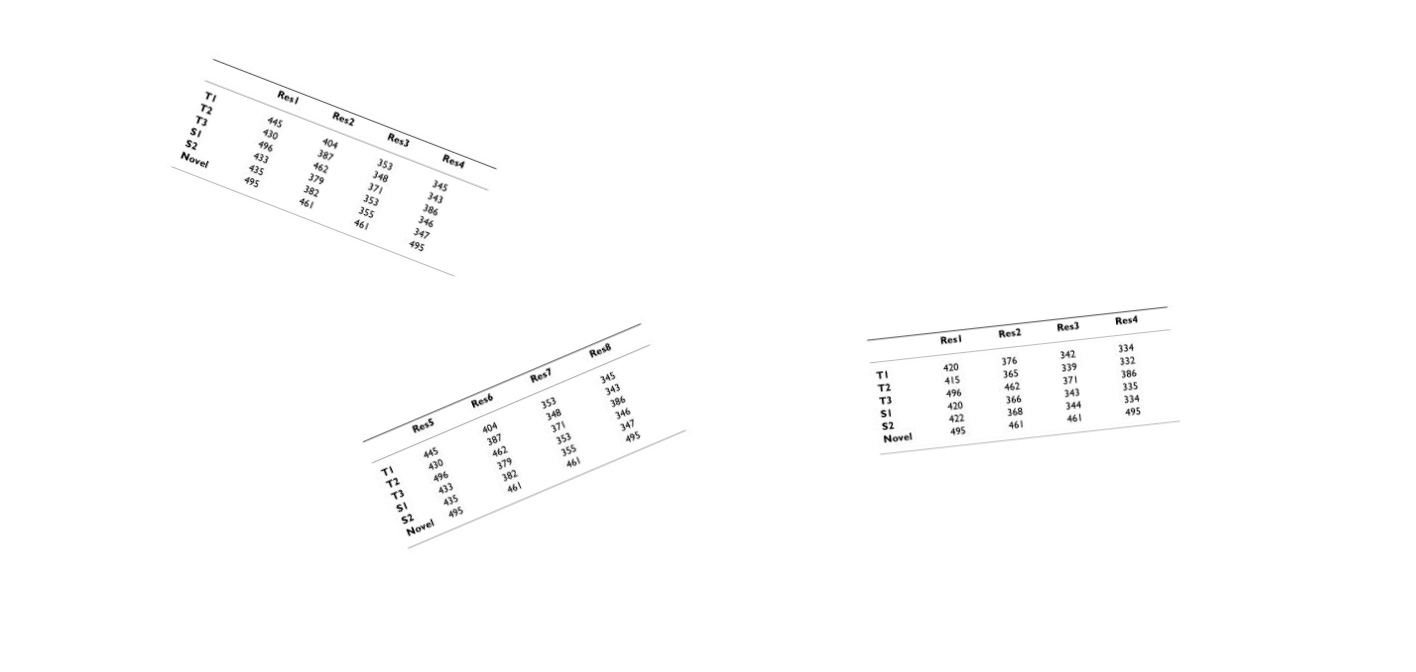
#> input picture testdataset/teste.png, 1416 x 672 px, found by its file name; its folder holds only this picture in this run
$ python main.py
#> lines starting #> are read from the running program, lines starting #| are printed output that depends on the picture; after the words box and inside, x2 and y2 are one past the last pixel; in counts of white or black regions, pixels touching at a corner belong together
### preprocessing.py
import numpy as np
import fitz
from PIL import Image
from io import BytesIO, StringIO
import cv2
import matplotlib.pyplot as plt
import math
from scipy import ndimage
from zipfile import ZipFile

class Methods:

    def __init__(self, mode: str="main", image: any=None, rotation_flag: bool=True, noise_flag: bool=False):
        self.__image = image
        self.rotation_flag = rotation_flag
        self.remove_noise_flag = noise_flag
        #self.zoom = fitz.Matrix(300 / 72, 300 / 72)

    def get_image(self) -> any:
        return self.__image

    def set_image(self, image: any) -> None:
        self.__image = image

    # [7 lines left out: function remove_noise, not called in this run]

    def rotation_table(self, output_dir, name, image):

        imgray = cv2.cvtColor(np.array(image), cv2.COLOR_BGR2GRAY)

        width, height = image.shape[:-1]
        length = width * height

        image_np = np.array(image)

        ret, masked_img = cv2.threshold(imgray, 127, 255, cv2.THRESH_BINARY_INV)
        kernel = np.ones((7, 7), np.uint8)
        img_dilation = cv2.dilate(masked_img, kernel, iterations=8)
        ret, masked_img = cv2.threshold(img_dilation, 127, 255, cv2.THRESH_BINARY_INV)

        img_contours = image_np.copy()
        contours, hierarchy = cv2.findContours(masked_img, cv2.RETR_TREE, cv2.CHAIN_APPROX_NONE)
        residual = cv2.drawContours(img_contours, contours[1:], -1, color=(0, 255, 0))

        cont = 1
        for c in contours:

            img_box = image_np.copy()
            area = cv2.contourArea(c)
            rect = cv2.minAreaRect(c)
            box = cv2.boxPoints(rect)
            box = np.int0(box)

            if area > 2000 and 0.95 > area / length:

                center = (int(rect[0][0]),int(rect[0][1]))
                width = int(rect[1][0])
                height = int(rect[1][1])
                angle = int(rect[2])


                if width < height:
                    angle = 90 - angle
                else:
                    angle = -angle

                output_img = image_np.copy()

                output_img = ndimage.rotate(image, -angle, cval=255)


                name_file = output_dir + '\\' + name[:-4]+'_rotation{}.png'.format(cont)

                cont += 1
                cv2.imwrite(name_file, output_img)

    # [46 lines left out: function rotation_table_streamlit, not called in this run]

    def run(self, path_files, name_files, output_dir):

        for path, name in zip(path_files, name_files):
            print(path)
            img = Image.open(path)
            img = np.array(img)
            if self.rotation_flag:
                img = self.rotation_table(output_dir, name, img)

    # [13 lines left out: function run_streamlit, not called in this run]

    def run_methods(self, methods):

        if 'rotation' in methods:
            self.rotation_flag = True
        if 'noise' in methods:
            self.remove_noise_flag = True

### main.py
from preprocessing import Methods
import argparse
import os

def find_files(dir_root):

#> called with dir_root = 'testdataset'
    data_dir = os.getcwd() + '\\' + dir_root + '\\'

    name_files = []
    path_files = []

    for dir, sub, files in os.walk(data_dir):

        for file in files:
            path_files.append(data_dir + file)
            name_files.append(file)

    return path_files, name_files

def run_processing(path_files, name_files, output_dir, methods):

    m = Methods()
    m.run_methods(methods)
    m.run(path_files, name_files, output_dir)
#> in run, img is the input picture: PIL image 1416x672 RGB; min 0, max 255, mean 253.4
#> in rotation_table, `ret, masked_img = cv2.threshold(imgray, 127, 255, cv2.THRESH_BINARY_INV)`:
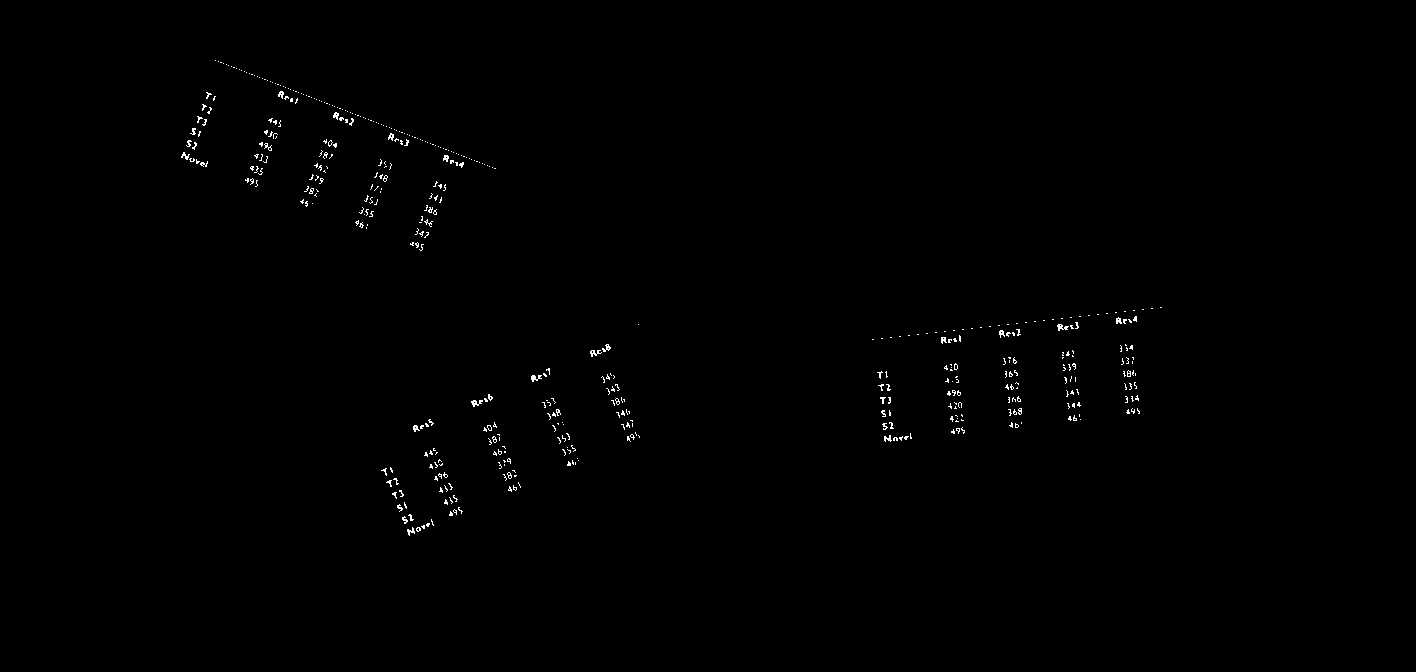
#> masked_img: shape (672, 1416); 0.43% white in thin lines or dots, all inside (x1, y1, x2, y2) = (181, 60, 1162, 536)
#> in rotation_table, `img_dilation = cv2.dilate(masked_img, kernel, iterations=8)`:
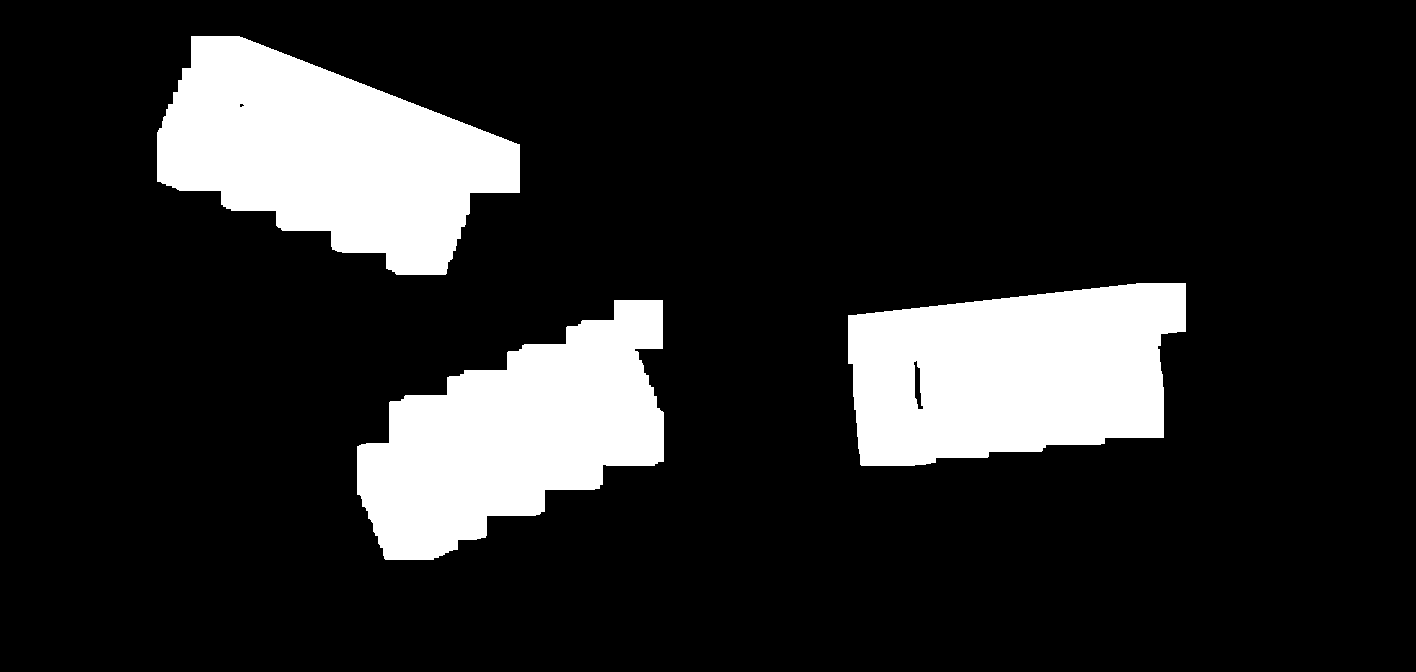
#> img_dilation: shape (672, 1416); 15.5% white; 3 white regions, box (x1, y1, x2, y2) and area: (157, 36, 520, 275) 51802, (848, 283, 1186, 466) 48841, (357, 300, 664, 560) 46400
#> in rotation_table, `ret, masked_img = cv2.threshold(img_dilation, 127, 255, cv2.THRESH_BIN..`: masked_img: shape (672, 1416); 84.5% white; 3 black regions
#> in rotation_table, `contours, hierarchy = cv2.findContours(masked_img, cv2.RETR_TREE, cv2...`: contours = 6 contours, 1 with area under 20; largest, box (x1, y1, x2, y2) and area: (0, 0, 1416, 672) 949465, (156, 35, 521, 276) 52333, (847, 282, 1187, 467) 49555, (356, 299, 665, 561) 46956, (914, 361, 923, 409) 166
#> the loop in rotation_table, `for c in contours: ` made 6 passes
#> (area, rect, box, center, width, height, angle) on passes 2, 3, 5: (46956.5, ((523.3, 429.7), (358.8, 169.3), -23.09), [[391, 577], [325, 422], [655, 281], [721, 437]], (523, 429), 358, 169, 23), (49555, ((1022.2, 374.4), (345.8, 158.6), -6.34), [[859, 472], [841, 314], [1185, 276], [1202, 434]], (1022, 374), 345, 158, 6), (52333, ((336.4, 162.2), (167.6, 364.1), -68.85), [[475, 306], [136, 174], [196, 18], [536, 149]], (336, 162), 167, 364, 158)
#> (area, rect, box) on passes 1, 4: (949465, ((707.5, 335.5), (671, 1415), -90), [[1415, 671], [0, 671], [0, 0], [1415, 0]]), (166.5, ((917.2, 384.6), (6.27, 47.33), -4.51), [[915, 408], [912, 361], [918, 360], [922, 407]])
#> pass 2, in rotation_table, `output_img = ndimage.rotate(image, -angle, cval=255)`:
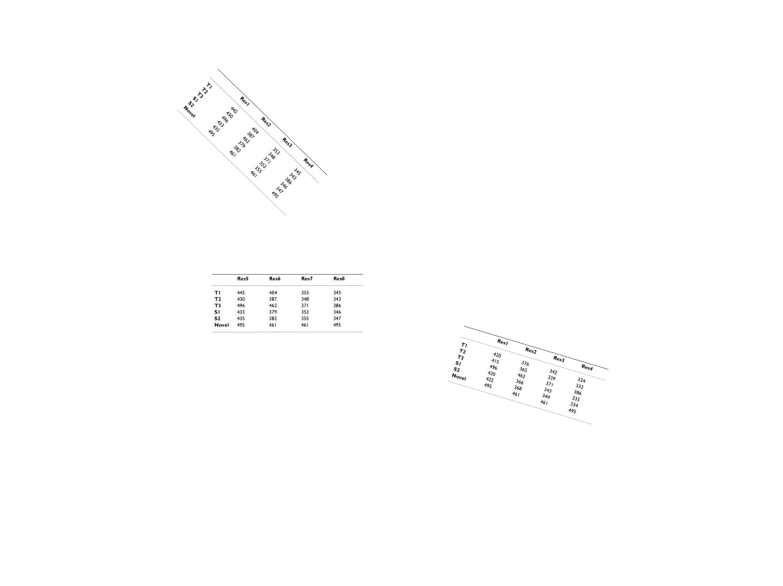
#> output_img: shape (1172, 1566, 3) (shown at 1/2 size); min 0, max 255, mean 254.1
#> pass 3, in rotation_table, `output_img = ndimage.rotate(image, -angle, cval=255)`:
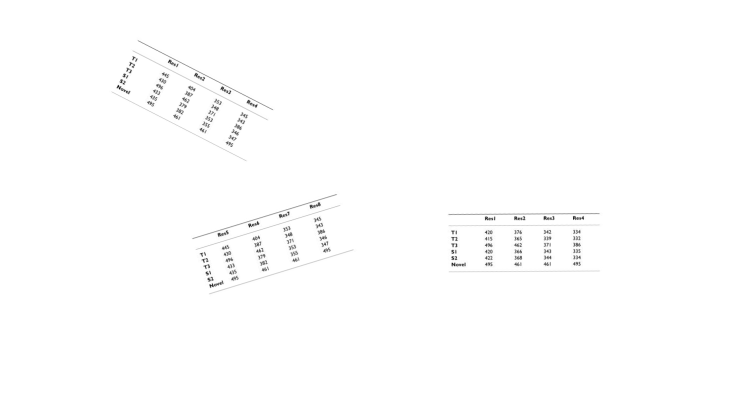
#> output_img: shape (816, 1478, 3) (shown at 1/2 size); min 0, max 255, mean 253.7
#> after the loop in rotation_table, `for c in contours:`: cont = 4

if __name__ == "__main__":

    parser = argparse.ArgumentParser(prog = "HelpTables",
    description = "This program helps other table detection models by applying some pre-processing methods.")
    parser.add_argument("-dr", "--data_root", required = False, default = "testdataset", help = "Choose data root directory. Default directory is 'dataset'.")
    parser.add_argument("-m", "--methods", nargs="+", required = False, default = "rotation", help = "Select methods: rotation, noise. By default, no methods are preselected.")
    parser.add_argument("-do", "--data_output", required = False, default = "testoutput", help = "Choose data output directory. Default directory is 'output'.")
    arguments = parser.parse_args()

    path_files, name_files = find_files(arguments.data_root)

    run_processing(path_files, name_files, os.getcwd() + '\\' + arguments.data_output + '\\', arguments.methods)

$ run again, on testdataset/teste5.png
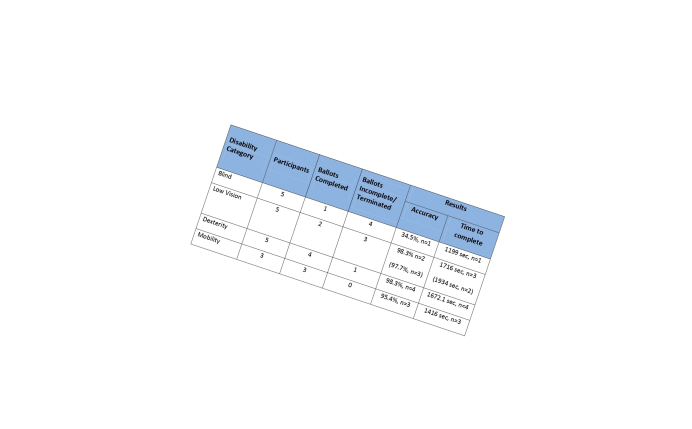
#> input picture testdataset/teste5.png, 1383 x 857 px, found by its file name (shown at 1/2 size)
#> in run, img is the input picture: PIL image 1383x857 RGB; mean R, G, B 248.5, 250, 251.9
#> in rotation_table, `ret, masked_img = cv2.threshold(imgray, 127, 255, cv2.THRESH_BINARY_INV)`:
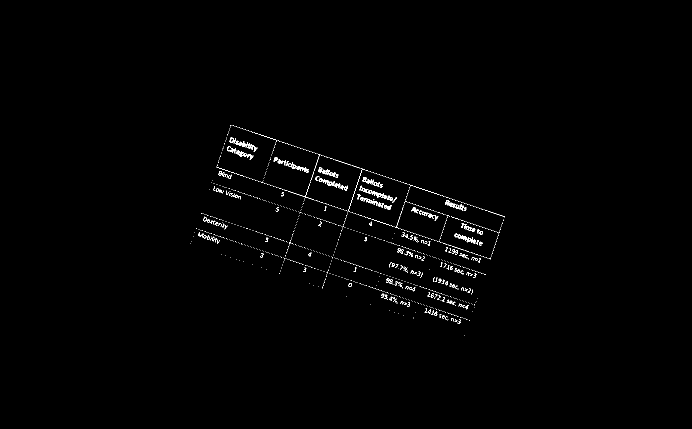
#> masked_img: shape (857, 1383) (shown at 1/2 size); 0.71% white in thin lines or dots, all inside (x1, y1, x2, y2) = (381, 250, 1010, 672)
#> img_dilation: shape (857, 1383); 16.3% white; 1 white region, box (x1, y1, x2, y2) and area: (357, 226, 1034, 696) 192672
#> contours = 4 contours; box (x1, y1, x2, y2) and area: (0, 0, 1383, 857) 1182992, (356, 225, 1035, 697) 193828, (490, 423, 527, 436) 72, (741, 507, 755, 512) 20
#> the loop in rotation_table, `for c in contours: ` made 4 passes
#> (area, rect, box, center, width, height, angle, cont) on pass 2: (193827.5, ((695, 460.1), (314.5, 640.9), -71.46), [[948, 711], [341, 507], [441, 209], [1048, 412]], (694, 460), 314, 640, 161, 2)
#> pass 2, in rotation_table, `output_img = ndimage.rotate(image, -angle, cval=255)`:
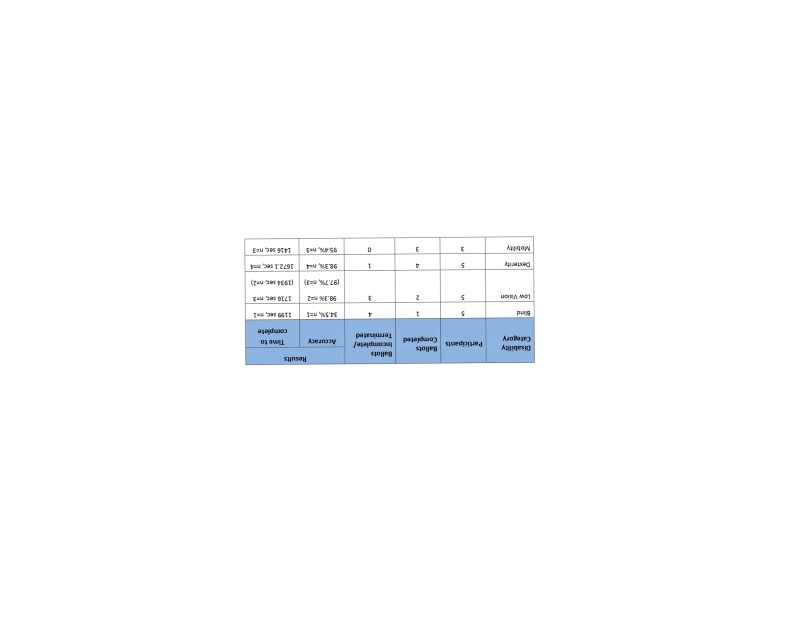
#> output_img: shape (1261, 1587, 3) (shown at 1/2 size); mean R, G, B 251.1, 252, 253.1
#> after the loop in rotation_table, `for c in contours:`: cont = 2
